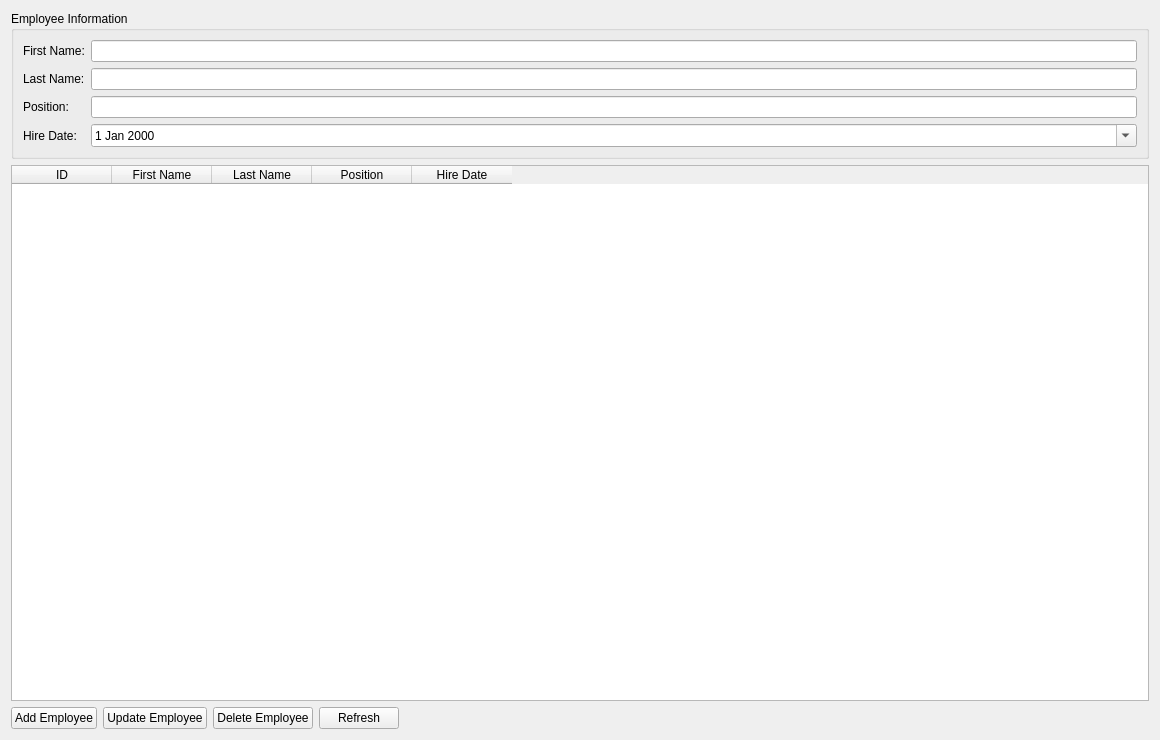
<?xml version="1.0" encoding="UTF-8"?>
<ui version="4.0">
 <class>EmployeeTab</class>
 <widget class="QWidget" name="EmployeeTab">
  <property name="geometry">
   <rect>
    <x>0</x>
    <y>0</y>
    <width>1160</width>
    <height>740</height>
   </rect>
  </property>
  <layout class="QVBoxLayout" name="verticalLayout">
   <item>
    <widget class="QGroupBox" name="groupBox">
     <property name="title">
      <string>Employee Information</string>
     </property>
     <layout class="QFormLayout" name="formLayout">
      <item row="0" column="0">
       <widget class="QLabel" name="label">
        <property name="text">
         <string>First Name:</string>
        </property>
       </widget>
      </item>
      <item row="0" column="1">
       <widget class="QLineEdit" name="firstNameInput"/>
      </item>
      <item row="1" column="0">
       <widget class="QLabel" name="label_2">
        <property name="text">
         <string>Last Name:</string>
        </property>
       </widget>
      </item>
      <item row="1" column="1">
       <widget class="QLineEdit" name="lastNameInput"/>
      </item>
      <item row="2" column="0">
       <widget class="QLabel" name="label_3">
        <property name="text">
         <string>Position:</string>
        </property>
       </widget>
      </item>
      <item row="2" column="1">
       <widget class="QLineEdit" name="positionInput"/>
      </item>
      <item row="3" column="0">
       <widget class="QLabel" name="label_4">
        <property name="text">
         <string>Hire Date:</string>
        </property>
       </widget>
      </item>
      <item row="3" column="1">
       <widget class="QDateEdit" name="hireDateInput">
        <property name="calendarPopup">
         <bool>true</bool>
        </property>
       </widget>
      </item>
     </layout>
    </widget>
   </item>
   <item>
    <widget class="QTableWidget" name="employeeTable">
     <property name="alternatingRowColors">
      <bool>true</bool>
     </property>
     <column>
      <property name="text">
       <string>ID</string>
      </property>
     </column>
     <column>
      <property name="text">
       <string>First Name</string>
      </property>
     </column>
     <column>
      <property name="text">
       <string>Last Name</string>
      </property>
     </column>
     <column>
      <property name="text">
       <string>Position</string>
      </property>
     </column>
     <column>
      <property name="text">
       <string>Hire Date</string>
      </property>
     </column>
    </widget>
   </item>
   <item>
    <layout class="QHBoxLayout" name="horizontalLayout">
     <item>
      <widget class="QPushButton" name="addEmployeeBtn">
       <property name="text">
        <string>Add Employee</string>
       </property>
      </widget>
     </item>
     <item>
      <widget class="QPushButton" name="updateEmployeeBtn">
       <property name="text">
        <string>Update Employee</string>
       </property>
      </widget>
     </item>
     <item>
      <widget class="QPushButton" name="deleteEmployeeBtn">
       <property name="text">
        <string>Delete Employee</string>
       </property>
      </widget>
     </item>
     <item>
      <widget class="QPushButton" name="refreshEmployeeBtn">
       <property name="text">
        <string>Refresh</string>
       </property>
      </widget>
     </item>
     <item>
      <spacer name="horizontalSpacer">
       <property name="orientation">
        <enum>Qt::Horizontal</enum>
       </property>
       <property name="sizeHint" stdset="0">
        <size>
         <width>40</width>
         <height>20</height>
        </size>
       </property>
      </spacer>
     </item>
    </layout>
   </item>
  </layout>
 </widget>
 <resources/>
 <connections/>
</ui>
